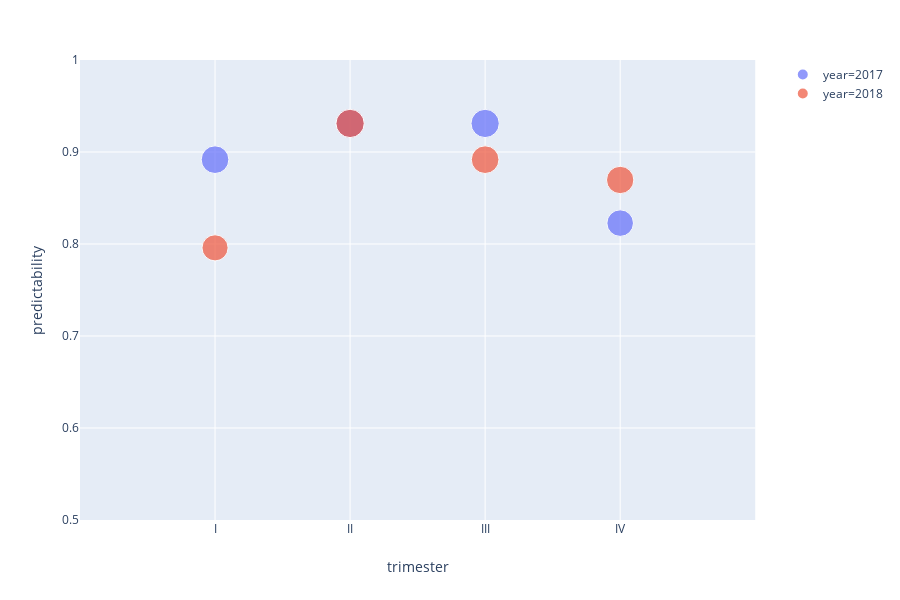

Here is the notebook cell this chart was saved with:
### Markdown cell above
### Localidades with higher predictability values

### Code cell
df_localidad = df_prediction[df_prediction["localidad"] == "CIUDAD BOLIVAR"]
fig = px.scatter(df_localidad, x="trimester", y="predictability",color="year",size="predictability")
fig.update_xaxes(range=[-1, 4])
fig.update_yaxes(range=[0.5, 1])
fig.show()

### Figure 1 — Plotly figure (JSON) as saved in the notebook; plotly's stock layout.template omitted (floating-point values rounded to 4 significant figures)
{"data": [{"hoverlabel": {"namelength": 0}, "hovertemplate": "year=2017<br>trimester=%{x}<br>predictability=%{marker.size}", "legendgroup": "year=2017", "marker": {"color": "#636efa", "size": [0.8917, 0.931, 0.931, 0.8227], "sizemode": "area", "sizeref": 0.002328, "symbol": "circle"}, "mode": "markers", "name": "year=2017", "showlegend": true, "type": "scatter", "x": ["I", "II", "III", "IV"], "xaxis": "x", "y": [0.8917, 0.931, 0.931, 0.8227], "yaxis": "y"}, {"hoverlabel": {"namelength": 0}, "hovertemplate": "year=2018<br>trimester=%{x}<br>predictability=%{marker.size}", "legendgroup": "year=2018", "marker": {"color": "#EF553B", "size": [0.7958, 0.931, 0.8917, 0.8696], "sizemode": "area", "sizeref": 0.002328, "symbol": "circle"}, "mode": "markers", "name": "year=2018", "showlegend": true, "type": "scatter", "x": ["I", "II", "III", "IV"], "xaxis": "x", "y": [0.7958, 0.931, 0.8917, 0.8696], "yaxis": "y"}], "layout": {"height": 600, "legend": {"itemsizing": "constant", "tracegroupgap": 0}, "margin": {"t": 60}, "xaxis": {"anchor": "y", "domain": [0, 0.98], "range": [-1, 4], "title": {"text": "trimester"}}, "yaxis": {"anchor": "x", "domain": [0, 1], "range": [0.5, 1], "title": {"text": "predictability"}}}}
